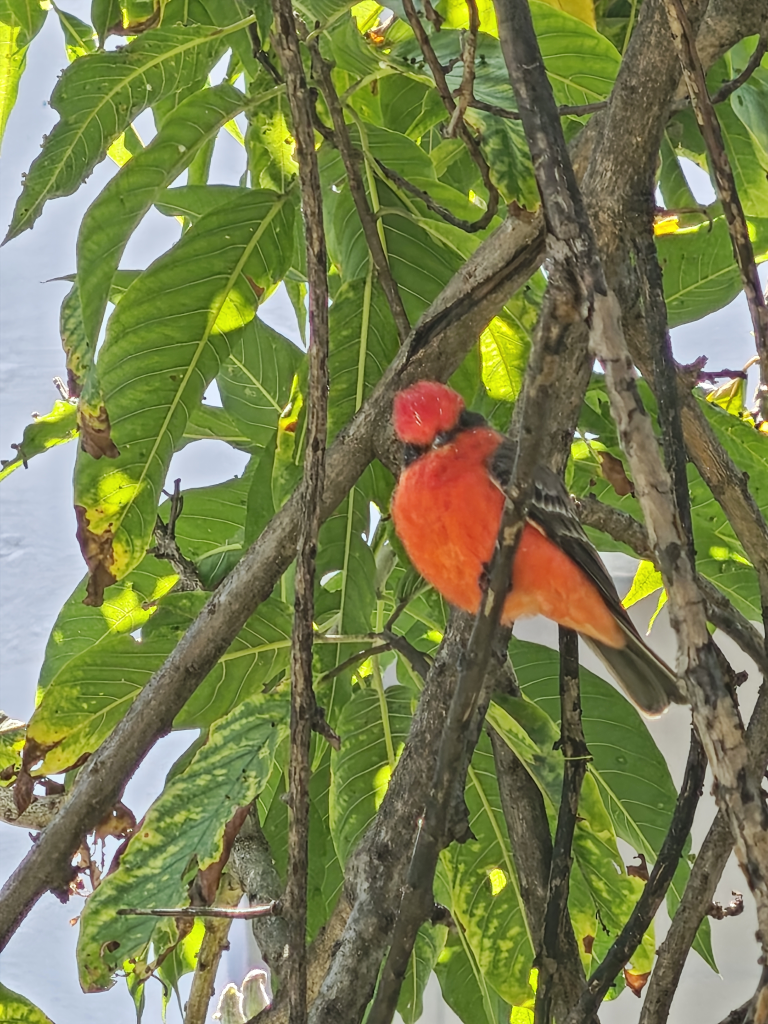
#> input picture testdata/IMG_20261028_114803.jpg, 3072 x 4096 px (shown at 1/4 size)
$ python annotate_mask.py ../../testdata/IMG_20261028_114803.jpg ../../testdata/IMG_20261028_114803.jpg ../../testdata/IMG_20261028_114803.jpg
#> lines starting #> are read from the running program, lines starting #| are printed output that depends on the picture
"""Stage 16: the reference masks of testdata/smart (see testdata/smart/SOURCES.md).

Usage: annotate_mask.py <photo> <hints.json> <out-prefix>. The photo is resized to 768 px on the
long edge; the hints (a box, foreground / background strokes and polygons placed by hand) seed
cv2.grabCut; the largest region is kept and small holes filled. Writes <prefix>_image.jpg,
<prefix>_mask.png and <prefix>_overlay.jpg (for checking the outline by eye).
"""
import sys, json, cv2, numpy as np
src, hints_path, out_prefix = sys.argv[1], sys.argv[2], sys.argv[3]
im = cv2.imread(src); h, w = im.shape[:2]; s = 768 / max(h, w)
#> further down, im is the input picture: shape (4096, 3072, 3); mean B, G, R 80.1, 126.6, 120.6
#> after `h, w = im.shape[:2]`: h = 4096; w = 3072
#> after `s = 768 / max(h, w)`: s = 0.188
im = cv2.resize(im, (round(w*s), round(h*s)), interpolation=cv2.INTER_AREA); h, w = im.shape[:2]
#> after `im = cv2.resize(im, (round(w * s), round(h * s)), interpolation=cv2.IN`:
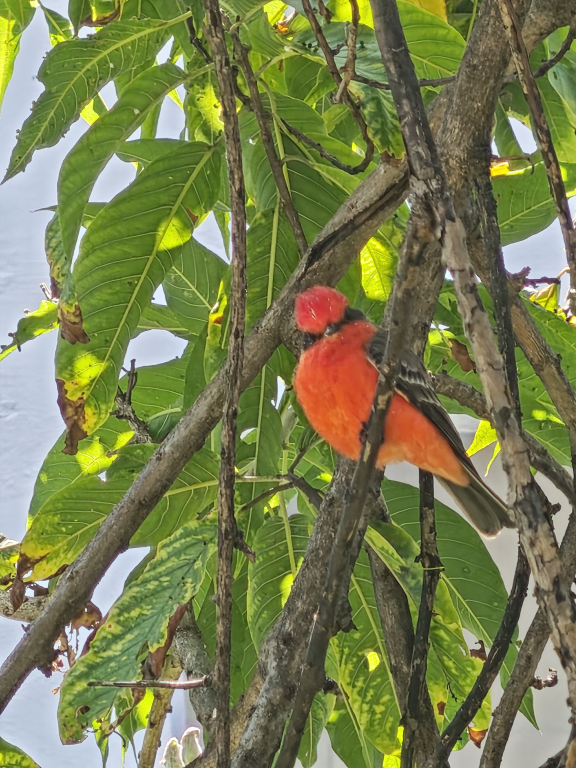
#> im: shape (768, 576, 3); mean B, G, R 80.1, 126.6, 120.6
#> after `h, w = im.shape[:2]`: h = 768; w = 576
#> (the run stopped early here; a loop or call above may not have finished)
